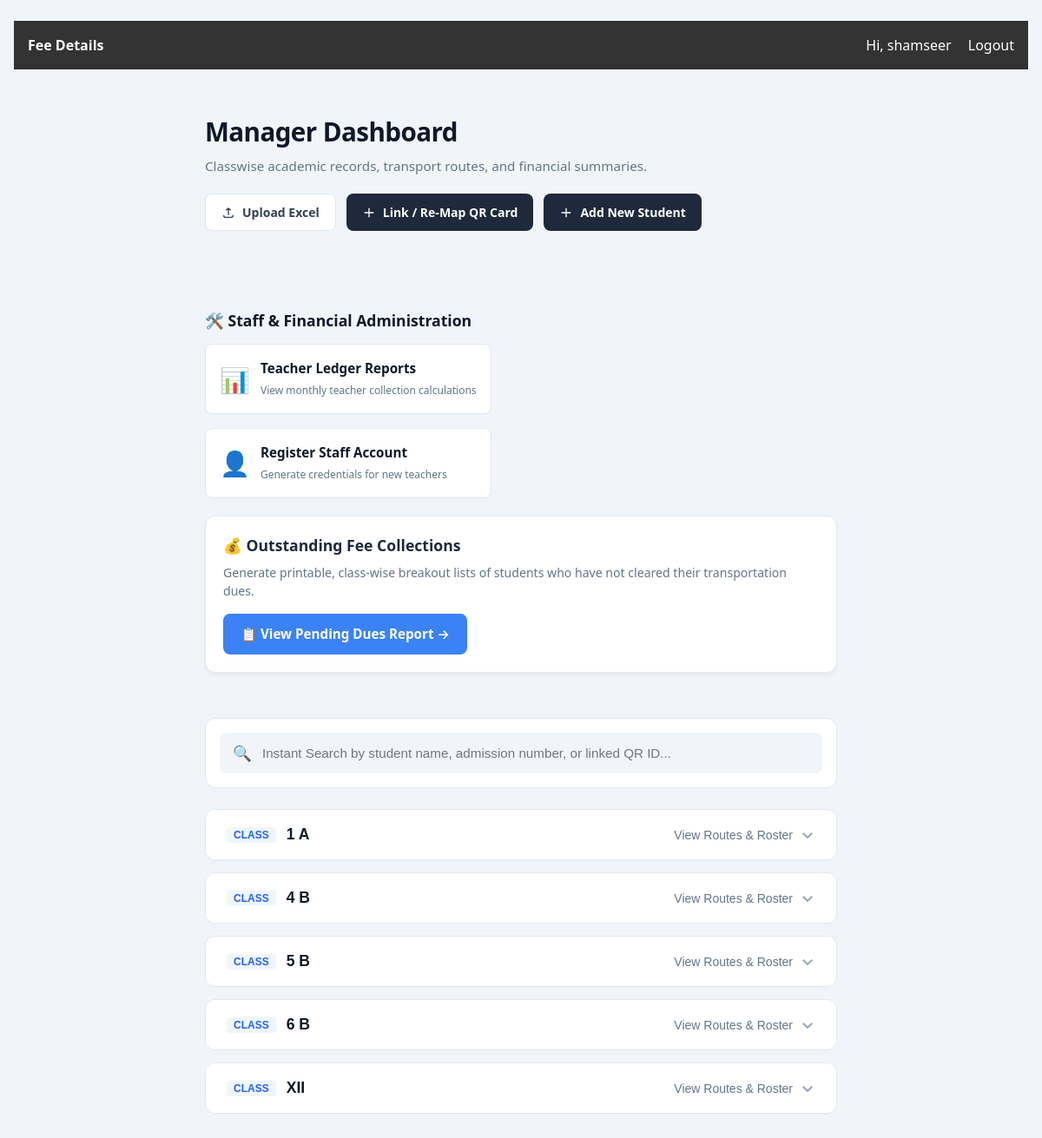
/management/dashboard/ (signed in), run on the app's committed database.
### management/models.py (models this page shows, shortened)
class Student(models.Model):
    bus = models.ForeignKey(Bus, on_delete=models.SET_NULL, null=True, related_name='students')
    qr_code = models.CharField(max_length=255, null=True, blank=True, unique=True)
    admission_no =  models.CharField(max_length=200 , unique=True,null=True, blank=True,)
    name = models.CharField(max_length=200)
    student_class = models.CharField(max_length=50)
    parent = models.CharField(max_length=200)
    address = models.TextField()
    phone = models.CharField(max_length=15 , blank = True, null = True)
    photo = models.CharField(max_length=15, blank = True, null = True)
    blood_group = models.CharField(max_length=5)
    monthly_fee = models.DecimalField(max_digits=10, decimal_places=2, default=0.00)
    created_at = models.DateTimeField(auto_now_add=True)

### management/views.py (the view)
# urls.py: path('management/dashboard/', views.manager_dashboard, name='manager_dashboard'),
@login_required
def manager_dashboard(request):
    today = timezone.now().date()
    if today.month in [1, 2, 3]:
        academic_start_year = today.year - 1
    else:
        academic_start_year = today.year
    session_start = datetime.date(academic_start_year, 6, 1)
    session_end = datetime.date(academic_start_year + 1, 3, 31)
    current_month_start = today.replace(day=1)
    all_students = Student.objects.select_related('bus').prefetch_related('fees__collected_by').all()
    total_collection = 0
    total_delay = 0
    class_totals = defaultdict(lambda: {'collected': 0, 'delayed': 0})
    bus_totals = defaultdict(lambda: {'collected': 0, 'delayed': 0})
    grouped_data = defaultdict(lambda: defaultdict(list))
    for s in all_students:
        s_class = str(s.student_class).strip()
        if not s.bus:
            continue
        bus_key = f"Bus {s.bus.bus_number} — {s.bus.route_name}"
        base_fee = int(getattr(s, 'monthly_fee', 1000))
        student_session_records = s.fees.filter(
            month__gte=session_start,
            month__lte=session_end
        )
        student_paid = int(student_session_records.aggregate(Sum('amount_paid'))['amount_paid__sum'] or 0)
        if today >= session_start and today <= session_end:
            months_elapsed = (today.year - session_start.year) * 12 + today.month - session_start.month + 1
        elif today > session_end:
            months_elapsed = 10 # Total months in the academic block (June to March)
        else:
            months_elapsed = 1
        student_expected = months_elapsed * base_fee
        student_delay = max(0, student_expected - student_paid)
        s.balance = student_delay
        current_month_record = student_session_records.filter(month=current_month_start).first()
        if current_month_record and current_month_record.amount_paid >= base_fee:
            s.paid_target_month = True
        else:
            s.paid_target_month = False
        latest_record = student_session_records.order_by('-payment_date', '-id').first()
        if latest_record and latest_record.collected_by:
            s.latest_collector = latest_record.collected_by.username
        else:
            s.latest_collector = None
        total_collection += student_paid
        total_delay += student_delay
        class_totals[s_class]['collected'] += student_paid
        class_totals[s_class]['delayed'] += student_delay
        bus_totals[bus_key]['collected'] += student_paid
        bus_totals[bus_key]['delayed'] += student_delay
        grouped_data[s_class][bus_key].append(s)
    class_summary = []
    for c_name, data in class_totals.items():
        class_summary.append({
            'class_name': c_name,
            'total_collected': data['collected'],
            'total_delayed': data['delayed'],
        })
    bus_summary = []
    for b_label, data in bus_totals.items():
        bus_summary.append({
            'bus_label': b_label,
            'total_collected': data['collected'],
            'total_delay': data['delayed']
        })
    final_dashboard_data = {}
    for s_class, buses in sorted(grouped_data.items()):
        sorted_buses = sorted(
            buses.items(),
            key=lambda item: (item[0] == "No Bus Assigned", item[0])
        )
        final_dashboard_data[s_class] = sorted_buses
    return render(request, 'management/manager_dashboard.html', {
        'dashboard_data': final_dashboard_data,
        'billing_month_name': today.strftime('%B %Y'),
        'total_collection': total_collection,
        'total_delay': total_delay,
        'class_summary': sorted(class_summary, key=lambda x: x['class_name']),
        'bus_summary': sorted(bus_summary, key=lambda x: x['bus_label']),
    })

### templates/management/manager_dashboard.html (shortened to what this page needs)
{% extends 'management/base.html' %}
{% load static %}
{% block content %}
<link rel="stylesheet" href="{% static 'management/css/dashboard.css' %}">
<div class="dashboard-wrapper">
    <header class="dashboard-header">
        <div class="header-titles">
            <h1>Manager Dashboard</h1>
            <p class="text-muted">Classwise academic records, transport routes, and financial summaries.</p>
        </div>
        <div class="action-bar">
            <a href="{% url 'upload_students_excel' %}" class="btn-enterprise btn-outline-primary">
                <svg width="16" height="16" fill="none" stroke="currentColor" stroke-width="2" viewBox="0 0 24 24"><path d="M4 16v1a3 3 0 003 3h10a3 3 0 003-3v-1m-4-8l-4-4m0 0L8 8m4-4v12"/></svg>
                Upload Excel
            </a>
            <a href="{% url 'link_qr_scanner' %}" class="btn-enterprise btn-dark ">
                <svg width="16" height="16" fill="none" stroke="currentColor" stroke-width="2" viewBox="0 0 24 24"><path d="M12 4v16m8-8H4"/></svg>
                Link / Re-Map QR Card
            </a>
            <a href="{% url 'add_new_student' %}" class="btn-add-student btn-enterprise btn-dark">
                <svg width="16" height="16" fill="none" stroke="currentColor" stroke-width="2" viewBox="0 0 24 24"><path d="M12 4v16m8-8H4"/></svg>
                Add New Student
            </a>
        </div>
        <div class="dashboard-actions-section" style="margin-top: 28px;">
            <h3 style="font-size: 1.1rem; font-weight: 600; margin-bottom: 14px; color: #0f172a;">🛠️ Staff & Financial Administration</h3>
            <div class="action-buttons-grid" style="display: grid; grid-template-columns: repeat(auto-fit, minmax(220px, 1fr)); gap: 16px;">
                <a href="{% url 'teacher_reports' %}" class="dashboard-action-card" style="display: flex; align-items: center; gap: 12px; background: #ffffff; border: 1px solid #e2e8f0; padding: 16px; border-radius: 8px; text-decoration: none; color: #0f172a; box-shadow: 0 1px 3px rgba(0,0,0,0.02); transition: transform 0.15s ease, border-color 0.15s ease;">
                    <span style="font-size: 1.75rem;">📊</span>
                    <div>
                        <strong style="display: block; font-size: 0.95rem;">Teacher Ledger Reports</strong>
                        <span style="font-size: 0.75rem; color: #64748b;">View monthly teacher collection calculations</span>
                    </div>
                </a>
                <a href="{% url 'register_teacher' %}" class="dashboard-action-card" style="display: flex; align-items: center; gap: 12px; background: #ffffff; border: 1px solid #e2e8f0; padding: 16px; border-radius: 8px; text-decoration: none; color: #0f172a; box-shadow: 0 1px 3px rgba(0,0,0,0.02); transition: transform 0.15s ease, border-color 0.15s ease;">
                    <span style="font-size: 1.75rem;">👤</span>
                    <div>
                        <strong style="display: block; font-size: 0.95rem;">Register Staff Account</strong>
                        <span style="font-size: 0.75rem; color: #64748b;">Generate credentials for new teachers</span>
                    </div>
                </a>
            </div>
        </div>
        <div class="report-nav-card" style="background: #ffffff; padding: 20px; border-radius: 12px; border: 1px solid #e2e8f0; box-shadow: 0 4px 6px -1px rgba(0,0,0,0.05); margin-bottom: 20px;">
            <h3 style="margin: 0 0 8px 0; color: #1e293b; font-size: 1.1rem;">💰 Outstanding Fee Collections</h3>
            <p style="margin: 0 0 16px 0; color: #64748b; font-size: 0.88rem;">
                Generate printable, class-wise breakout lists of students who have not cleared their transportation dues.
            </p>
            <a href="{% url 'pending_dues_report' %}" style="display: inline-flex; align-items: center; background: #3b82f6; color: white; padding: 12px 20px; font-weight: 600; text-decoration: none; border-radius: 8px; font-size: 0.95rem; transition: background 0.2s;">
                📋 View Pending Dues Report →
            </a>
        </div>
    </header>
    <div class="search-container shadow-sm">
        <div class="search-box-wrapper">
            <span class="search-icon">🔍</span>
            <input type="text" id="dashboardSearch" onkeyup="filterDashboard()" placeholder="Instant Search by student name, admission number, or linked QR ID...">
        </div>
    </div>
    <section class="accordion-container">
        {% for s_class, bus_list in dashboard_data.items %}
            <div class="accordion-item">
                <button class="accordion-header" onclick="toggleAccordion('class-section-{{ forloop.counter }}', this)">
                    <div class="accordion-title-group">
                        <span class="class-badge">Class</span>
                        <strong class="class-title">{{ s_class }}</strong>
                    </div>
                    <div class="accordion-meta-group">
                        <span class="view-label">View Routes & Roster</span>
                        <svg class="chevron-icon" width="18" height="18" fill="none" stroke="currentColor" stroke-width="2.5" viewBox="0 0 24 24"><path d="M19 9l-7 7-7-7"/></svg>
                    </div>
                </button>
            </div>
        {% empty %}
            <div class="empty-state-card">
                <span class="empty-icon">📋</span>
                <h3>No Classifications Loaded</h3>
                <p>Upload a standard dataset file or manually map cards to initialize records.</p>
            </div>
        {% endfor %}
    </section>
</div>
{% endblock %}

### templates/management/base.html (shortened to what this page needs)
{% load static %}
<!DOCTYPE html>
<html lang="en">
<head>
    <link rel="stylesheet" href="{% static 'management/css/staff_dashboard.css' %}">
</head>
<body>
    <nav>
        <strong>Fee Details</strong>
        <div>
            {% if user.is_authenticated %}
                <span>Hi, {{ user.username }}</span>
                <a href="{% url 'logout' %}">Logout</a>
            {% endif %}
        </div>
    </nav>
    <div class="container">
        {% block content %}{% endblock %}
    </div>
</body>
</html>

### management/static/management/css/staff_dashboard.css (style rules this page uses)
body { font-family: 'Segoe UI', Tahoma, Geneva, Verdana, sans-serif; margin: 0; background: #f4f7f6; }
nav { background: #333; color: white; padding: 1rem; display: flex; justify-content: space-between; }
nav a { color: white; text-decoration: none; margin-left: 15px; }
.container { padding: 20px; max-width: 800px; margin: auto; }
:root { --primary: #007bff; --success: #28a745; --danger: #dc3545; --dark: #343a40; --light: #f8f9fa; }
:root { --primary: #007bff; --success: #28a745; --danger: #dc3545; --dark: #333; --light-bg: #f9f9f9; --border: #ddd; }
* { box-sizing: border-box; }
input, select { width: 100%; padding: 12px; margin-top: 4px; margin-bottom: 15px; border: 1px solid var(--border); border-radius: 6px; font-size: 16px; }

### management/static/management/css/dashboard.css (style rules this page uses)
:root { --bg-main: #f1f5f9; --surface-card: #ffffff; --border: #e2e8f0; --text-main: #0f172a; --text-muted: #64748b; --primary: #2563eb; --primary-hover: #1d4ed8; --primary-soft: #eff6ff; --success: #10b981; --success-soft: #ecfdf5; --danger: #ef4444; --danger-soft: #fef2f2; --radius-lg: 12px; --radius-md: 8px; --radius: 12px; --font: system-ui, -apple-system, BlinkMacSystemFont, "Segoe UI", Roboto, sans-serif; --font-system: system-ui, -apple-system, sans-serif; }
body { background-color: var(--bg-main); font-family: var(--font); color: var(--text-main); margin: 0; padding: 24px 16px; line-height: 1.5; }
.dashboard-wrapper { font-family: var(--font); color: var(--text-main); max-width: 1200px; margin: 0 auto; padding: 30px 16px; }
.dashboard-header { display: flex; justify-content: space-between; align-items: center; flex-wrap: wrap; gap: 20px; margin-bottom: 32px; }
.dashboard-header h1 { font-size: 1.85rem; font-weight: 700; letter-spacing: -0.02em; margin: 0 0 6px 0; }
.text-muted { color: var(--text-muted); margin: 0; font-size: 0.95rem; }
.action-bar { display: flex; gap: 12px; margin-bottom: 24px; }
.btn-enterprise { display: inline-flex; align-items: center; gap: 8px; padding: 10px 18px; font-size: 0.875rem; font-weight: 600; border-radius: var(--radius-md); text-decoration: none; cursor: pointer; transition: all 0.2s ease; }
.btn-outline-primary { border: 1px solid var(--border); background: white; color: #334155; }
.btn-dark { background: #1e293b; color: white; border: none; }
.search-container { background: var(--surface-card); border: 1px solid var(--border); border-radius: var(--radius-lg); padding: 16px; margin-bottom: 24px; }
.search-box-wrapper { display: flex; align-items: center; gap: 12px; background: #f1f5f9; padding: 4px 14px; border-radius: var(--radius-md); border: 1px solid transparent; }
.search-icon { font-size: 1.1rem; color: var(--text-muted); }
#dashboardSearch { border: none !important; background: transparent !important; margin: 0 !important; padding: 10px 0 !important; width: 100%; outline: none; font-size: 0.95rem; color: var(--text-main); }
.accordion-container { display: flex; flex-direction: column; gap: 14px; }
.accordion-item { background: var(--surface-card); border: 1px solid var(--border); border-radius: var(--radius-lg); overflow: hidden; box-shadow: 0 1px 3px rgba(0,0,0,0.02); }
.accordion-header { width: 100%; background: var(--surface-card); border: none; padding: 18px 24px; display: flex; justify-content: space-between; align-items: center; cursor: pointer; text-align: left; transition: background 0.15s ease; }
.accordion-title-group { display: flex; align-items: center; gap: 12px; }
.class-badge { background: var(--primary-soft); color: var(--primary); font-size: 0.75rem; font-weight: 700; text-transform: uppercase; padding: 2px 8px; border-radius: 4px; }
.class-title { font-size: 1.1rem; color: var(--text-main); font-weight: 600; }
.accordion-meta-group { display: flex; align-items: center; gap: 8px; color: var(--text-muted); font-size: 0.875rem; }
.chevron-icon { transition: transform 0.2s ease; color: #94a3b8; }

### data on the page
Student: dashboard_data "1 A"
Student: dashboard_data "4 B"
Student: dashboard_data "5 B"
Student: dashboard_data "6 B"
Student: dashboard_data "XII"

### other printed values
{{ user.username }} "shamseer"
